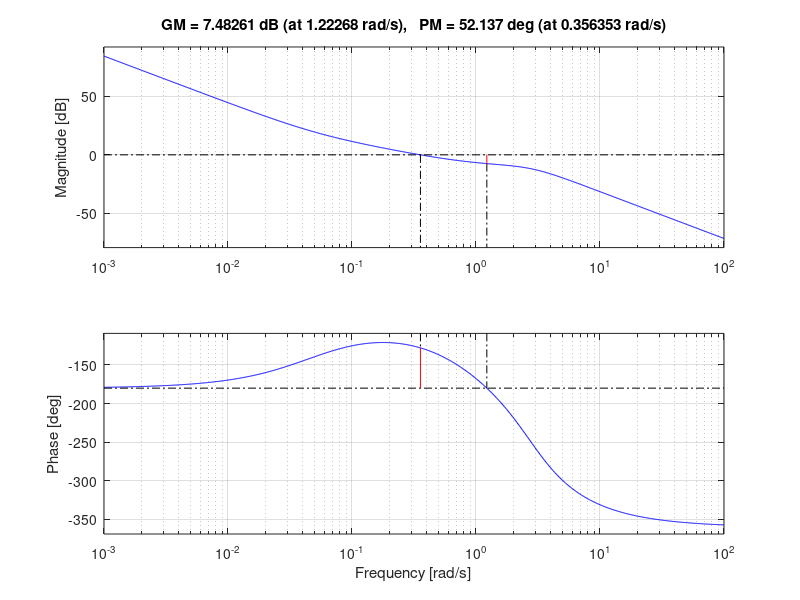
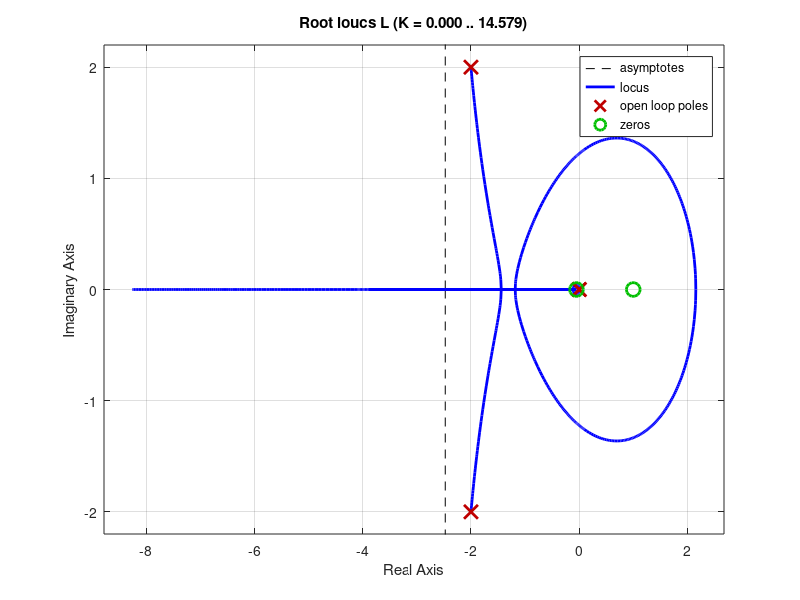
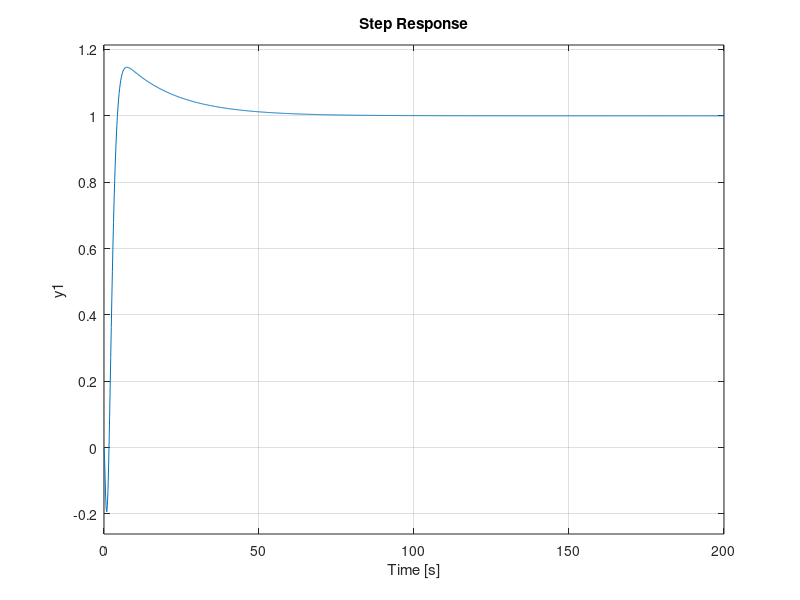
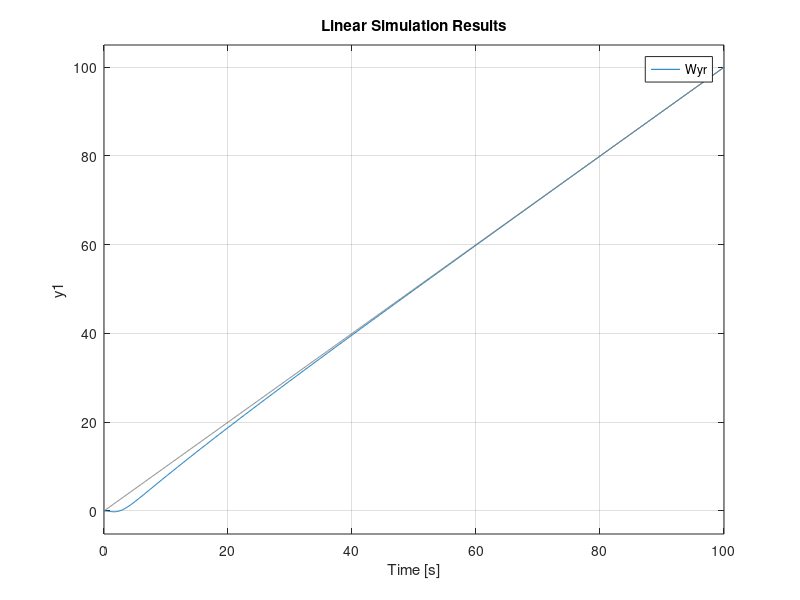

These figures' MATLAB source, in order: (Note: this script raises an error after producing the figures.)
% Esame di Controlli Automatici

% Specifiche del controllore C:
% - Errore a regime <= 10% per riferimento a rampa
% - Overshoot <= 20%
% - Design del Controllore Digitale C(z)
% - Design per controllare asintoticamente un
%   disturbo d_2 = 10 * sin(50 * 2 * pi)
% - presenza di un ritardo e^(-0.05 * s) nella P(s)

clc;
clearvars;
close all;

s = tf("s");
P = 10 * (s - 1) / (s^2 + 4 * s + 8);

% Errore a regime nullo con riferimento a rampa
h = 2; % poichè P(s) è di tipo 0
C1 = 1 / s^h;

% Overshoot <= 20% (Luogo delle Radici)
C2 = -0.26597 * (s + 0.05);

% Design del controllore C terminato
C = C1 * C2;
L = C * P;

% Diagramma di Bode
figure;
margin(L);
grid on;

% Luogo delle Radici
figure;
rlocus(L);

% Risposta al gradino unitario
Wyr = minreal(L / (1 + L));

figure;
step(Wyr);
grid on;

% Simulazione della funzione Wyr con riferimento a rampa
Ts = 0.1;
t = 0:Ts:100;
ramp = t;

figure;
lsim(Wyr, ramp, t);
grid on;

% Rifare il Design aggiungendo il disturbo di misura
% d_2 = 10 * sin(2 * pi * 50 * t)

Ts = 0.01;
t = 0:Ts:100;
A = 10;
f = 50;
w = 2 * pi * f;
d2 = A * sin(w * t);

% Simulazione della funzione Wyr con ingresso il disturbo d2
figure;
lsim(Wyr, d2, t);
grid on;

% Design del filtro H mettendo un polo una decade prima della w
p = w / 10;
tau = 1 / p;
H = 1 / (1 + tau * s);
Wyd2 = minreal((-L * H) / (1 + L * H));

% Simulazione della funzione Wyd2 che elimina il disturbo d2 d'ingresso
figure;
lsim(Wyd2, d2, t);
grid on;

% Rifare il Design aggiungendo il disturbo
% sull'impianto costante d_1 = 10

Ts = 0.01;
t = 0:Ts:100;

% ones(m, n) crea una matrice m x n, l'apice fa l'operazione di trasposta.
% In questo caso ottenimo una matrice con 1 riga e 100 colonne avente
% tutte le componenti pari a 10.
d1 = 10 * ones(length(t), 1)';

% Simulazione della funzione Wyr con ingresso il disturbo d1
figure;
lsim(Wyr, d1, t);
grid on;

% Design del filtro H. In questo caso poichè nel controllore C è già
% presente uno zero nell'origine possiamo imporre H = 1;
H = 1;
Wyd1 = P / (1 + P * C * H);

% Simulazione della funzione Wyd1 che elimina il disturbo d1 d'ingresso
figure;
lsim(Wyd1, d1, t);
grid on;

%% Design del controllore digitale C(z) con le seguenti specifiche:
% - errore nullo per riferimenti costanti
% - Overshoot <= 20%
% - banda passante superiore a 5 rad/s

% Per prima cosa scegliamo un tempo di campionamento:
% 
% w_b >= 5 rad/s
% ni_b >= w_b / (2 * pi)
% ni_s >= 10 * ni_b, dove ni_s = 1 / Ts per cui:
% 
% Ts <= (2 * pi / w_b) / 10

w_b = 5;

% Ts <= (2 * pi / 5) / 10 = 0.1257
Ts = 0.1;

Pz = c2d(P, Ts, "zoh");
Pw = d2c(Pz, "Tustin");

% Errore nullo per riferimenti costanti
h = 1; % P(w) è di tipo 0
C1 = 1 / s^h;

figure;
bode(P, Pz, Pw);
grid on;
legend("P", "Pz", "Pw");

% controlSystemDesigner(Pw, C1);
K = -0.33371;

% Design del controllore C(w) terminato
Cw = K * C1;
Lw = Cw * Pw;
Wwyr = minreal(Lw / (1 + Lw));

% Analisi delle performance del sistema a tempo discreto
Cz = c2d(Cw, Ts, "Tustin");

Lz = Cz * Pz;
Wzyr = minreal(Lz / (1 + Lz));

figure;
step(Wwyr, Wzyr);
grid on;

%% Rifare il Design aggiungendo un ritardo e^(-0.05 * s) alla P(s)

% con il ritardo il luogo delle radici non funziona

% da finire!!!
clc;
close all;

% predittore di smith!!!
Td = 0.05;
N = 1; % capire l'ordine
Pd = C * P * exp(-Td * s);
[num, den] = pade(Td, N);
Pa = C * P * tf(num, den);

figure;
bode(Pd, Pa);
legend("Pd","Pa");
grid on;

%% Design del controllore tramite PID
Kp = -0.21858; % 1
Ki = -0.47041; % 0
Kd = -0.02539; % 0
C = pid(Kp, Ki, Kd);

% pidTuner(P, C);

L = C * P;

figure;
nyquist(L);

figure;
margin(L);
grid on;

Wyr = minreal(L / (1 + L));

figure;
step(Wyr);
grid on;

t = 0:0.1:100;
ramp = t;

figure;
lsim(Wyr, ramp, t);
grid on;

































